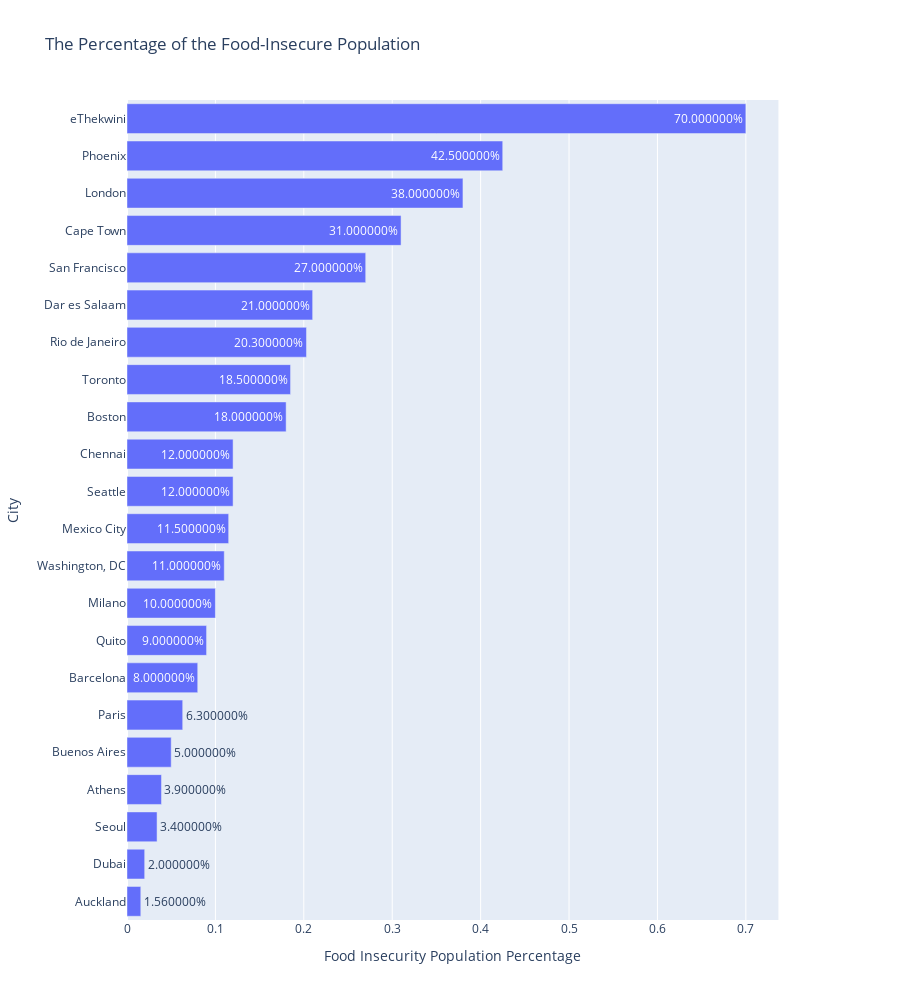

This figure's notebook cell:
### Markdown cell above
As shown in the bar chart below, the top 5 cities when it comes to the percentage of food-insecure people in the population are eThekwini (70%), Phoenix (43%), London (38%), Cape Town (31%), and San Francisco (27%). The cities with the lowest percentage of food-insecure people include: Paris (6%), Buenos Aires (5%), Athens (4%), Seoul (3%), Dubai (2%), and Auckland (2%).

### Code cell
# The Percentage of the Food-Insecure Population
draw_bar_chart(df = c_2020_pop_fwaste_finsec_df, 
               x = 'Food Insecurity Population Percentage', 
               y= 'City', 
               chart_title = 'The Percentage of the Food-Insecure Population', 
               x_title = 'Food Insecurity Population Percentage', 
               y_title = 'City', 
               texttemplate = '%{text:%}', #'%{text:.2f}', '%{text:.2s}', '%{text:%}'
               chart_height = 1000, 
               line_x = None,
               line_text = None)

### Figure 1 — Plotly figure (JSON) as saved in the notebook; plotly's stock layout.template omitted (floating-point values rounded to 4 significant figures)
{"data": [{"orientation": "h", "text": [0.0156, 0.02, 0.034, 0.039, 0.05, 0.063, 0.08, 0.09, 0.1, 0.11, 0.115, 0.12, 0.12, 0.18, 0.185, 0.203, 0.21, 0.27, 0.31, 0.38, 0.425, 0.7], "textposition": "auto", "texttemplate": "%{text:%}", "type": "bar", "x": [0.0156, 0.02, 0.034, 0.039, 0.05, 0.063, 0.08, 0.09, 0.1, 0.11, 0.115, 0.12, 0.12, 0.18, 0.185, 0.203, 0.21, 0.27, 0.31, 0.38, 0.425, 0.7], "xaxis": "x", "y": ["Auckland", "Dubai", "Seoul", "Athens", "Buenos Aires", "Paris", "Barcelona", "Quito", "Milano", "Washington, DC", "Mexico City", "Seattle", "Chennai", "Boston", "Toronto", "Rio de Janeiro", "Dar es Salaam", "San Francisco", "Cape Town", "London", "Phoenix", "eThekwini"], "yaxis": "y"}], "layout": {"height": 1000, "showlegend": false, "title": {"text": "The Percentage of the Food-Insecure Population"}, "xaxis": {"anchor": "y", "domain": [0.0, 0.94], "title": {"text": "Food Insecurity Population Percentage"}}, "yaxis": {"anchor": "x", "domain": [0.0, 1.0], "title": {"text": "City"}}, "yaxis2": {"anchor": "x", "fixedrange": true, "overlaying": "y", "range": [0, 1], "side": "right", "visible": false}}}
